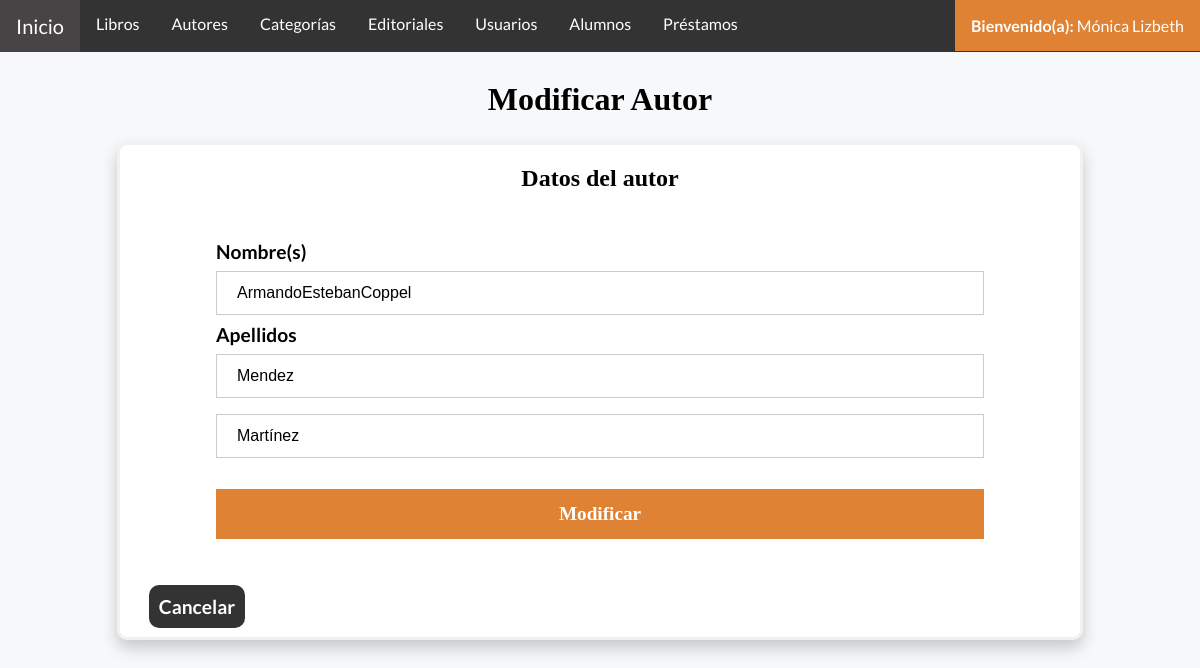
/autorModificar.php?id=1 (signed in), run on the app's committed database.
### tables this page shows
CREATE TABLE `autores` (
  `idAutor` int(11) NOT NULL AUTO_INCREMENT,
  `nombre` varchar(50) NOT NULL,
  `apellidoPaterno` varchar(30) DEFAULT NULL,
  `apellidoMaterno` varchar(30) DEFAULT NULL,
  `status` varchar(20) NOT NULL,
  PRIMARY KEY (`idAutor`)
);

### Conexion.php (called while the page is built, shortened)
<?php
    class Server {
        public $server;
        public $user;
        public $pass;
        public $db;
        public $conexion;
        public function conectar() {
            $this->conexion = new mysqli( $this->server, $this->user, $this->pass, $this->db );
        }
        public function buscarAutor($autor) {
            if (is_int($autor)){
                $sql = "CALL buscarGeneral('autores','idAutor',$autor);";
            }else{
                    $sql = "CALL buscarAutor('$autor');";
            }
            if($sentencia = $this->conexion->prepare($sql)){
                $sentencia->execute();
                if($resultado = $sentencia->get_result() )
                return $resultado;
            }
        }
    }
    $server = new Server;
    $server->server = "127.0.0.1";
    $server->user = "root";
    $server->pass = "";
    $server->db = "bd_biblioteca";
?>

### autorModificar.php (the view, shortened to what this page needs)
<?php
    include("Conexion.php");
    if (isset($_GET["id"])){
        $id = (int)$_GET["id"];
        $datos = $server->buscarAutor($id);
        if ($fila = mysqli_fetch_array($datos)){
            $nombre = $fila['nombre'];
            $apellidoPaterno = $fila['apellidoPaterno'];
            $apellidoMaterno = $fila['apellidoMaterno'];
        }else{
            header("Location: autorConsultar.php");
        }
    }else if (!isset($_POST["autor"])){
        header("Location: autorConsultar.php");
    }
?>
<!DOCTYPE html>
<html lang="es">
<head>
    <link href="css/Estilo.css" rel="stylesheet">
</head>
<body>
    <?php
    include("barraNavegacion.php");
    ?>
    <header>
        <div class="titulo">
            <h1>Modificar Autor</h1>
        </div>
    </header>
    <div class= "frmFormulario">
         <h2>Datos del autor</h2>
        <form method="post" action= 'autorModificar.php?id=<?php echo $id;?>'>
        <div class="frmMargen">
            <label>Nombre(s)</label>
            <input value= "<?php echo $nombre; ?>" placeholder = "Nombre" name="nombres" type="text" pattern="([a-z]|[A-Z]|[á-úñN\s])+" required>
            <label >Apellidos</label>
            <div>
                    <input value= "<?php echo $apellidoPaterno; ?>" name="apellidoPaterno" placeholder="Apellido paterno" type="text" pattern="([a-z]|[A-Z]|[á-úñN\s])+">
                    <input value= "<?php echo $apellidoMaterno; ?>" name="apellidoMaterno" placeholder="Apellido materno" type="text" pattern="([a-z]|[A-Z]|[á-úñN\s])+">
            </div>
            <button type="submit" name="modificar">Modificar</button>
        </div>
        </form>
        <a class = "cancel" href="autorConsultar.php">Cancelar</a> <br><br>
    </div>
    <?php
        include_once("Conexion.php");
    ?>
</body>
</html>

### css/Estilo.css (style rules this page uses)
body { margin: 0; padding: 0; background-color: #F6F8FA; font-family: 'Lato', sans-serif; }
.frmFormulario, .inicio { background-color: white; border: 3px solid #f1f1f1; margin: 5%; margin-top: 2%; margin-right: auto; margin-left: auto; width: 80%; border-radius: 10px; box-shadow: 0px 8px 16px 0px rgba(0,0,0,0.2); ; }
.frmFormulario input[type=text],.frmFormulario input[type=password], .frmFormulario input[type=email], .frmFormulario textarea, .frmFormulario input[type=number], .frmFormulario input[type=date], .frmFormulario select { width: 100%; padding: 12px 20px; margin: 8px 0; display: inline-block; border: 1px solid #ccc; box-sizing: border-box; font-size: 16px; resize: none; }
.frmFormulario button { background-color:#e08234; color: white; padding: 14px 20px; margin: 8px 0; border: none; cursor: pointer; width: 100%; margin-top: 3%; font-family: 'Times New Roman', Times, serif; }
.frmFormulario label, .frmFormulario button { font-weight: bold; font-size: larger; }
h4,h3,h2,h1 { text-align: center; font-family: 'Cambria', Times, serif; }
.frmMargen, .frmMargen2 { margin: 10%; margin-top: 5%; margin-bottom: 5%; }
.cancel, .agregar { color: #ffff; text-decoration: none; font-size: larger; padding: 10px 10px; margin: 3%; border-radius: 10px; font-weight: bold; }
.cancel { background-color: #333; }

### data on the page
autores: nombres "ArmandoEstebanCoppel", apellidoPaterno "Mendez", apellidoMaterno "Martínez"

### other printed values
$_SESSION['nombres'] "Mónica Lizbeth"
